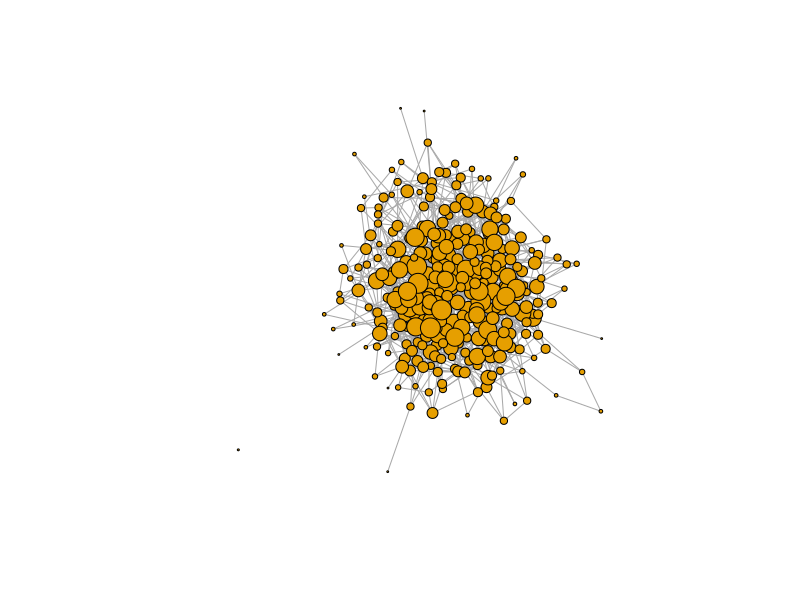
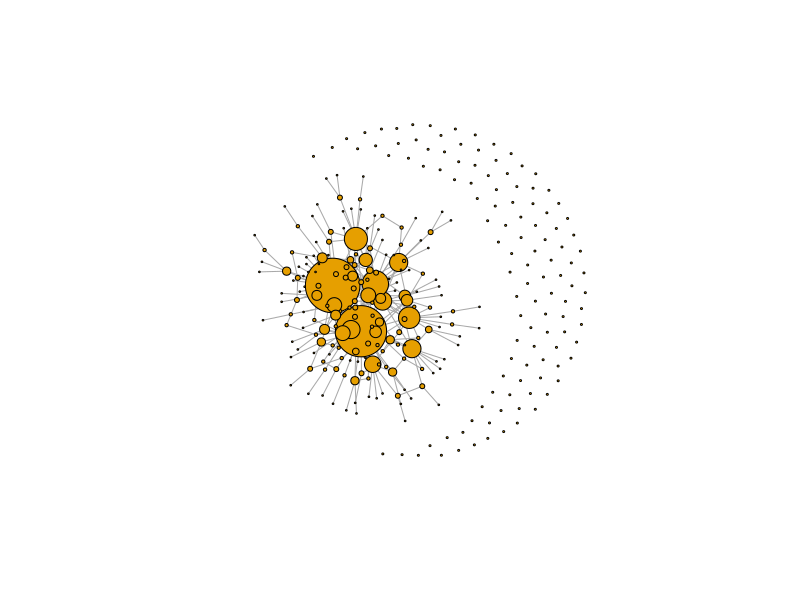
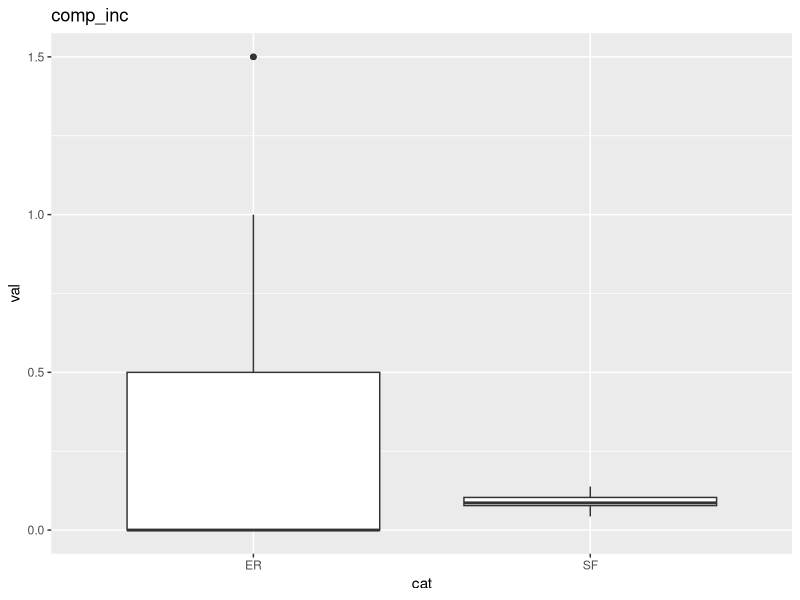
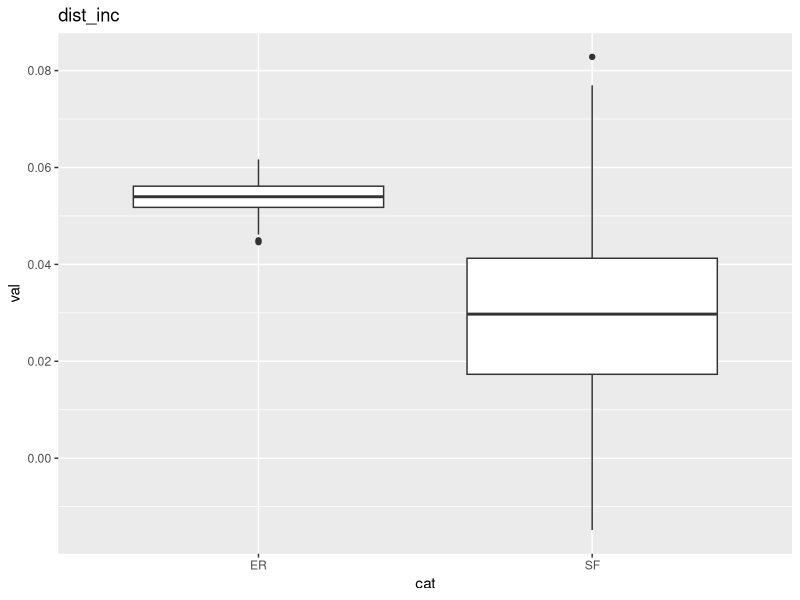
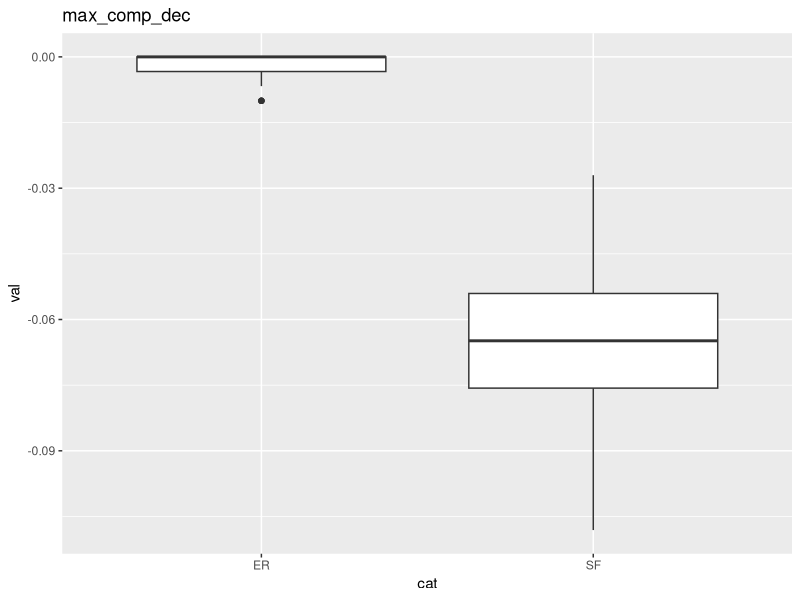
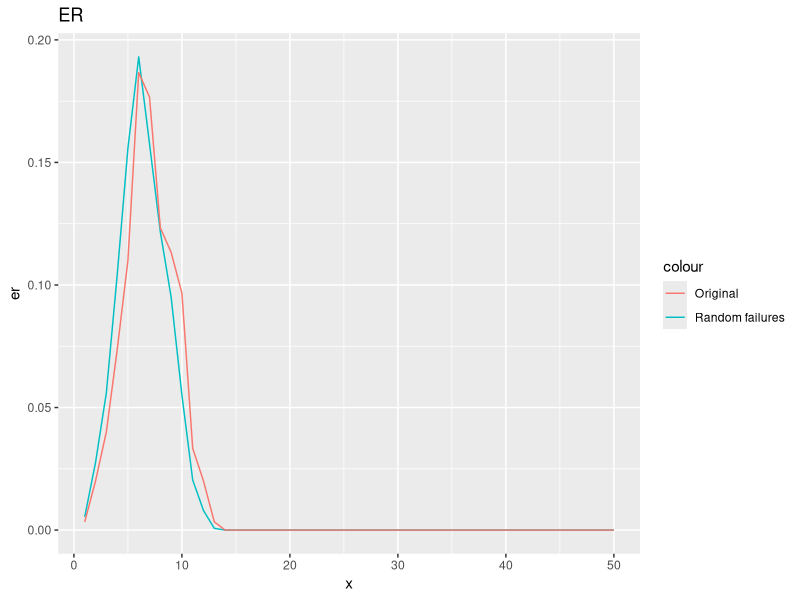
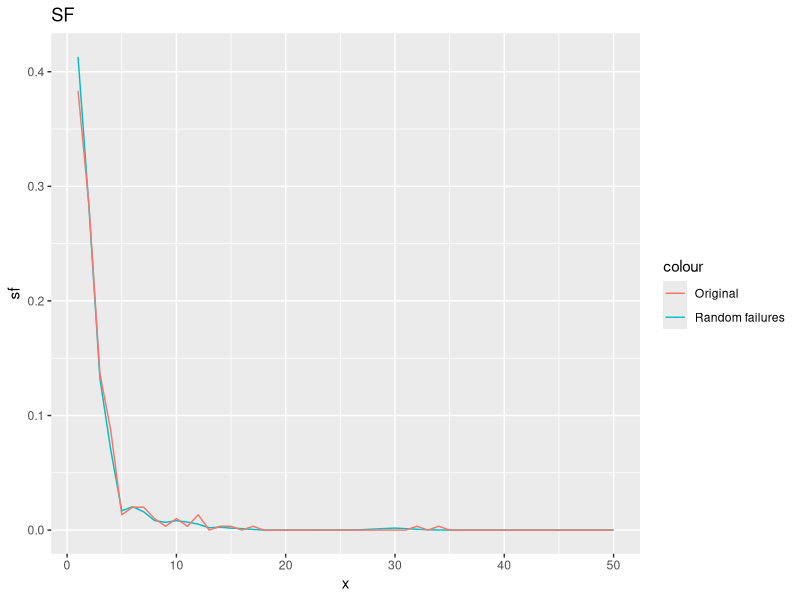
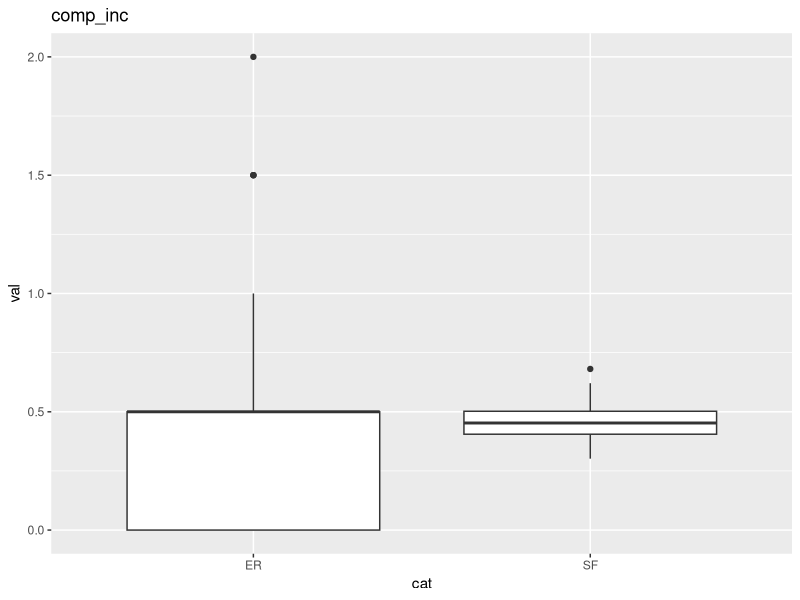

R code for these plots, in order:
## ---- chunk 1
library(ggplot2)
library(igraph)
library(purrr)
library(data.table)
library(magick)
library(magrittr)
## ---- chunk 2
ER_adj_matrix <- function(N, p){
    mat <- as.numeric(runif(N^2) < p)
    dim(mat) <- c(N, N)
    mat[lower.tri(mat)] <- mat[upper.tri(mat)]
    diag(mat) <- 0
    return(mat)
}

er_am <- ER_adj_matrix(300, 0.01)

g_er <- graph_from_adjacency_matrix(er_am, mode = "undirected")
deg <- degree(g_er)
l <- layout_nicely(g_er)
plot(g_er, layout = l, vertex.size = deg, vertex.label="")

## ---- chunk 3
full_adj_matrix <- function(N){
    mat <- matrix(1, N, N) - diag(N)
    return(mat)
}

add_new_node <- function(mat, n = 1, model = "BA"){
    for (i in 1:n) {
        if (model == "BA"){
            probas <- colSums(mat)
            probas <- probas/sum(probas)
            connections <- as.numeric(runif(probas) < probas)
        }else if (model == "A") {
            probas <- rep(1/nrow(mat), nrow(mat))
            connections <- as.numeric(runif(probas) < probas)
        }
        mat <- rbind(mat, connections) |> cbind(c(t(connections), 0)) 
            
    }
    rownames(mat) <- NULL
    return(mat)
}

mat <- full_adj_matrix(3)
matrices <- walk(1:297, \(i){
    mat <<- add_new_node(mat, 1)
})

g_sf <- graph_from_adjacency_matrix(mat, mode = "undirected")
deg <- degree(g_sf)
l <- layout_nicely(g_sf)
plot(g_sf, layout = l, vertex.size = deg, vertex.label="")
## ---- chunk 4

drop_random <- function(g, p) {
    ec <- ecount(g)
    edges_ <- sample(ec, size = floor(p * ec), replace = F)
    return(delete_edges(g, edges_))
}

drop_attack <- function(g, p) {
    vc <- vcount(g)
    edges_ <- sample(1:vc, size = floor(p * vc), prob = degree(g)/sum(degree(g)), replace = F)
    return(delete_vertices(g, edges_))
}

## ---- chunk 5
test_graph <- function(g, type, p = 0.1){
    g_init <- g
    if (type == "random") {
        g <- drop_random(g, p)    
    }else if (type == "attack") {
        g <- drop_attack(g, p)
    }
    
    comp_inc <- (count_components(g) - count_components(g_init))/count_components(g_init)
    dist_inc <- (mean_distance(g) - mean_distance(g_init))/mean_distance(g_init)
    max_comp_dec <- (components(g)$csize[1] - components(g_init)$csize[1])/components(g_init)$csize[1] 
    return(list(comp_inc = comp_inc,
                      dist_inc = dist_inc,
                      max_comp_dec = max_comp_dec, 
                      dd = degree_distribution(g)))
}
## ---- chunk 6

er_results <- map(1:100, 
       \(x){
           test_graph(g_er, "random")
       })

sf_results <- map(1:100, 
       \(x){
           test_graph(g_sf, "random")
       })

combine2 <- function(er_results, sf_results, col_) {
    data.frame(val = c(map_dbl(er_results,
                            \(x) x[[col_]]),map_dbl(sf_results,
                            \(x) x[[col_]])),
               cat = c(rep("ER", length(er_results)), rep("SF", length(er_results)))
               )
}
ggplot(data = combine2(er_results, sf_results, "comp_inc"), aes(x = cat, y = val)) +
    geom_boxplot() + ggtitle("comp_inc")
ggplot(data = combine2(er_results, sf_results, "dist_inc"), aes(x = cat, y = val)) +
    geom_boxplot() + ggtitle("dist_inc")
ggplot(data = combine2(er_results, sf_results, "max_comp_dec"), aes(x = cat, y = val)) +
    geom_boxplot() + ggtitle("max_comp_dec")


res <- data.frame(
    er_ori = c(degree_distribution(g_er), rep(0, 100 - length(degree_distribution(g_er)))),
    sf_ori = c(degree_distribution(g_sf), rep(0, 100 - length(degree_distribution(g_sf)))),
    er = Reduce("+", map(er_results, \(x) c(
        x$dd, rep(0, 100 - length(x$dd))
    ))) / length(er_results),
    sf = Reduce("+", map(sf_results, \(x) c(
        x$dd, rep(0, 100 - length(x$dd))
    ))) / length(sf_results),
    x = 1:100
)

ggplot(res[1:50,], aes(x = x)) +
    geom_line(aes(y = er, color = "Random failures")) + 
    geom_line(aes(y = er_ori, color = "Original")) + 
    ggtitle("ER")

ggplot(res[1:50,], aes(x = x)) +
    geom_line(aes(y = sf, color = "Random failures")) + 
    geom_line(aes(y = sf_ori, color = "Original")) + 
    ggtitle("SF")

## ---- chunk 7

er_results <- map(1:100, 
       \(x){
           test_graph(g_er, "attack")
       })

sf_results <- map(1:100, 
       \(x){
           test_graph(g_sf, "attack")
       })

combine2 <- function(er_results, sf_results, col_) {
    data.frame(val = c(map_dbl(er_results,
                            \(x) x[[col_]]),map_dbl(sf_results,
                            \(x) x[[col_]])),
               cat = c(rep("ER", length(er_results)), rep("SF", length(er_results)))
               )
}
ggplot(data = combine2(er_results, sf_results, "comp_inc"), aes(x = cat, y = val)) +
    geom_boxplot() + ggtitle("comp_inc")
ggplot(data = combine2(er_results, sf_results, "dist_inc"), aes(x = cat, y = val)) +
    geom_boxplot() + ggtitle("dist_inc")
ggplot(data = combine2(er_results, sf_results, "max_comp_dec"), aes(x = cat, y = val)) +
    geom_boxplot() + ggtitle("max_comp_inc")


res <- data.frame(
    er_ori = c(degree_distribution(g_er), rep(0, 100 - length(degree_distribution(g_er)))),
    sf_ori = c(degree_distribution(g_sf), rep(0, 100 - length(degree_distribution(g_sf)))),
    er = Reduce("+", map(er_results, \(x) c(
        x$dd, rep(0, 100 - length(x$dd))
    ))) / length(er_results),
    sf = Reduce("+", map(sf_results, \(x) c(
        x$dd, rep(0, 100 - length(x$dd))
    ))) / length(sf_results),
    x = 1:100
)

ggplot(res[1:50,], aes(x = x)) +
    geom_line(aes(y = er, color = "Random failures")) + 
    geom_line(aes(y = er_ori, color = "Original")) + 
    ggtitle("ER")

ggplot(res[1:50,], aes(x = x)) +
    geom_line(aes(y = sf, color = "Random failures")) + 
    geom_line(aes(y = sf_ori, color = "Original")) + 
    ggtitle("SF")
